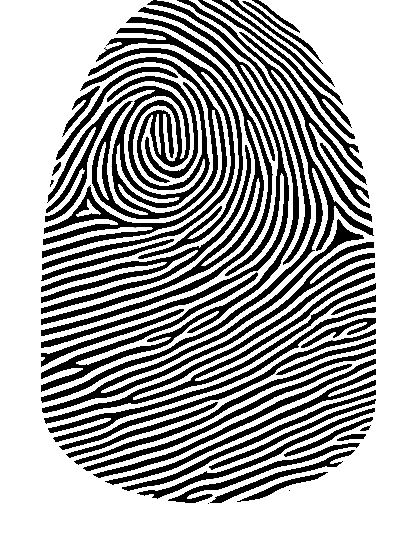
#> input picture SG_1_1.png, 416 x 560 px
$ python -i main.py   (imports and definitions only)
#> lines starting #> are read from the running program, lines starting #| are printed output that depends on the picture; after the words box and inside, x2 and y2 are one past the last pixel; in counts of white or black regions, pixels touching at a corner belong together
#> further down, picture is the input picture: shape (560, 416); min 0, max 255, mean 172.9
from PIL import Image, ImageFilter, ImageDraw, ImageEnhance, ImageOps
import numpy as np
from scipy import ndimage


def get_mask(src_img):
    img = np.array(src_img)
    # laplace

    # would deform the image more
    # A = np.full((9, 9), -1)
    # A[4, 4] = 80

    A = np.full((3, 3), -1)
    A[1, 1] = 8

    # get edges
    out = ndimage.convolve(img, A)
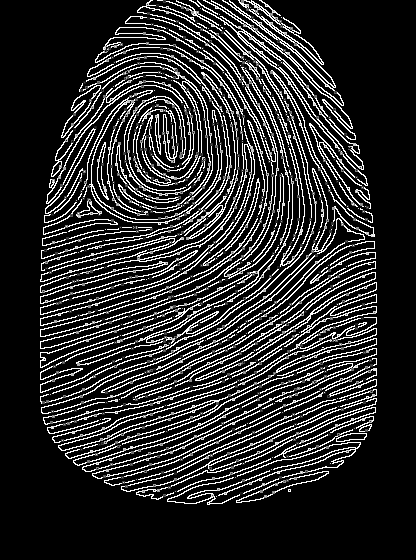
#> out: shape (560, 416); min 0, max 255, mean 44.1

    # Convert back to PIL image
    out = Image.fromarray(np.uint8(out))
    mask = out.convert("RGB")
    seed = (0, 0)
    rep_value = (255, 0, 0)
    ImageDraw.floodfill(mask, seed, rep_value, thresh=0)
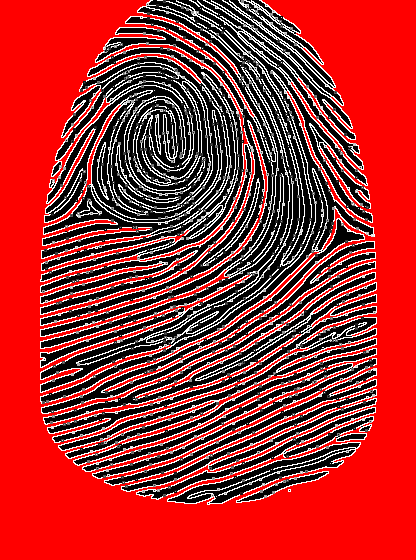
#> mask: PIL image 416x560 RGB; mean R, G, B 163, 44.1, 44.1
    n_mask = np.array(mask)
    reds = (n_mask[:, :, 0] == 255) & (n_mask[:, :, 1] == 0) & (n_mask[:, :, 2] == 0)
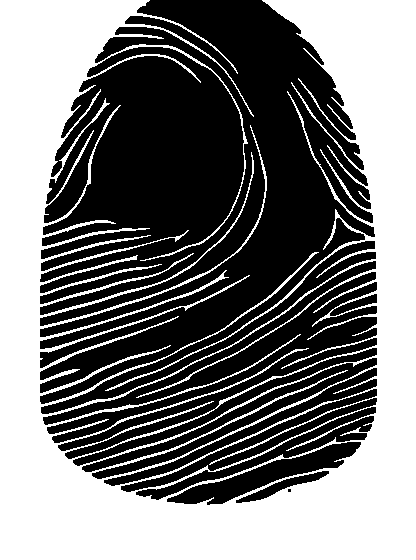
#> reds: shape (560, 416) bool; 46.6% white; 1 white region, box (x1, y1, x2, y2) and area: (0, 0, 416, 560) 108595
    img_mask = Image.fromarray((reds * 255).astype(np.uint8))

    # making mask smoother by blurring it and getting mask by threshold
    blur_factor = 10
    blurred_mask = img_mask.filter(ImageFilter.GaussianBlur(blur_factor))
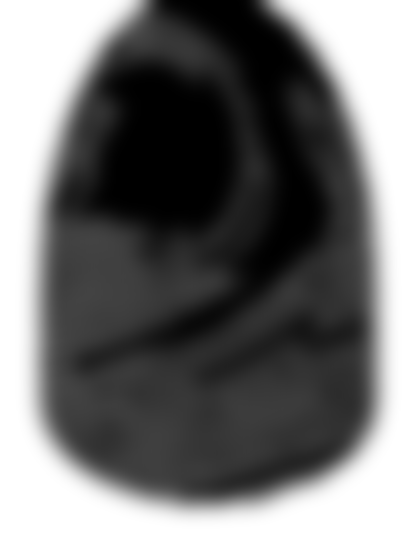
#> blurred_mask: PIL image 416x560 L; min 0, max 255, mean 118.9
    n_b_mask = np.array(blurred_mask.convert("RGB"))
    blacks = (n_b_mask[:, :, 0] > 120)
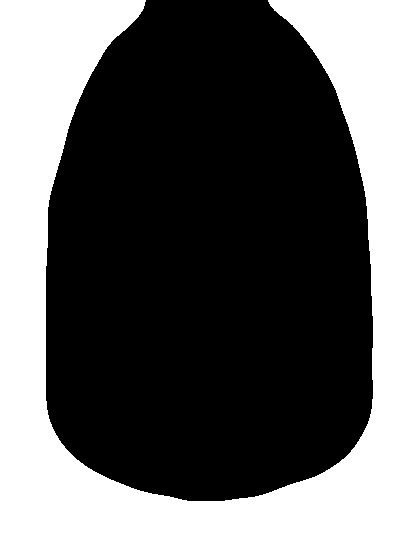
#> blacks: shape (560, 416) bool; 40.1% white; 1 white region, box (x1, y1, x2, y2) and area: (0, 0, 416, 560) 93520
    img_b_mask = Image.fromarray((blacks * 255).astype(np.uint8))

    return img_b_mask


# [76 lines left out: functions change_color, white_to_transparent, get_fingerprint_photo, not called in this run]

>>> import cv2
>>> picture = cv2.imread('SG_1_1.png', cv2.IMREAD_GRAYSCALE)
>>> result = get_mask(picture)

$ run again, on SG_3_1.png
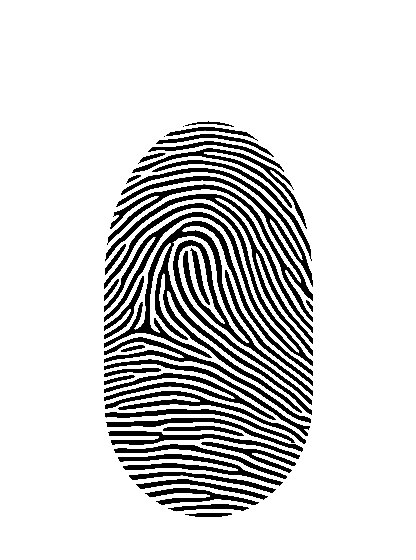
#> input picture SG_3_1.png, 416 x 560 px
#> picture is the input picture: shape (560, 416); min 0, max 255, mean 215.2
#> in get_mask, `reds = (n_mask[:, :, 0] == 255) & (n_mask[:, :, 1] == 0) & (n_mask[:, ..`:
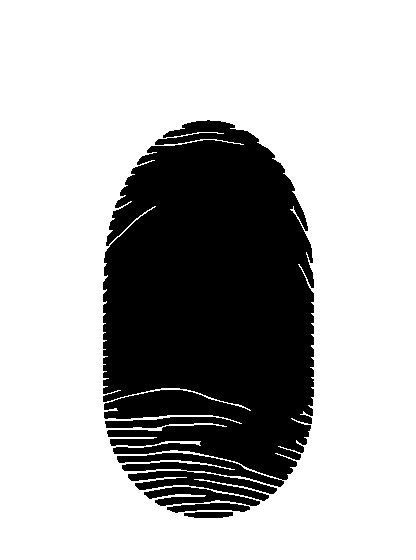
#> reds: shape (560, 416) bool; 71.1% white; 4 black regions, box (x1, y1, x2, y2) and area: (103, 120, 314, 501) 65381, (144, 487, 260, 506) 1146, (167, 503, 250, 513) 514, (184, 512, 233, 518) 255
#> in get_mask, `blacks = (n_b_mask[:, :, 0] > 120)`:
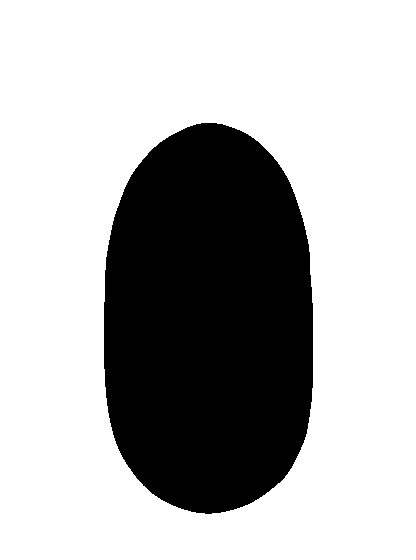
#> blacks: shape (560, 416) bool; 70.7% white; 1 black region, box (x1, y1, x2, y2) and area: (104, 123, 313, 514) 68243
